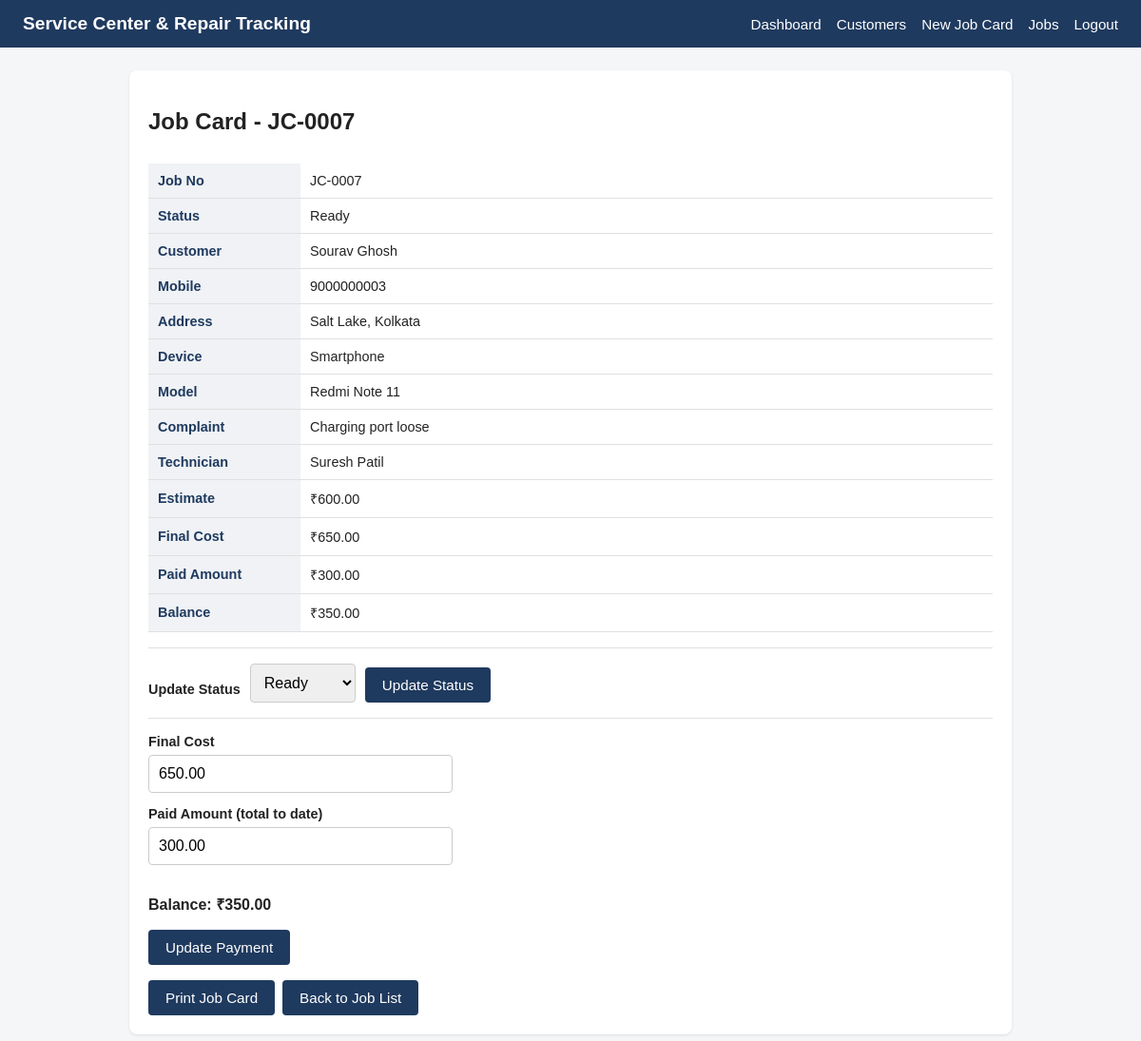
Screenshot of /job_details.php?id=7 (signed in) with the database file from the repository.
### tables this page shows
CREATE TABLE IF NOT EXISTS jobs (
    id INT AUTO_INCREMENT PRIMARY KEY,
    job_no VARCHAR(20) NOT NULL UNIQUE,
    customer_id INT NOT NULL,
    device_name VARCHAR(100) NOT NULL,
    model VARCHAR(100) NULL,
    complaint TEXT NULL,
    technician VARCHAR(100) NULL,
    estimate DECIMAL(10,2) NOT NULL DEFAULT 0,
    final_cost DECIMAL(10,2) NOT NULL DEFAULT 0,
    paid_amount DECIMAL(10,2) NOT NULL DEFAULT 0,
    status ENUM('Received','Checking','Repairing','Ready','Delivered') NOT NULL DEFAULT 'Received',
    CONSTRAINT fk_jobs_customer FOREIGN KEY (customer_id) REFERENCES customers(id)
);

CREATE TABLE IF NOT EXISTS customers (
    id INT AUTO_INCREMENT PRIMARY KEY,
    name VARCHAR(100) NOT NULL,
    mobile VARCHAR(20) NOT NULL,
    address VARCHAR(255) NULL
);

### job_details.php (the view, shortened to what this page needs)
<?php
require 'config/db.php';
$jobId = isset($_GET['id']) ? (int) $_GET['id'] : 0;
$statuses = ['Received', 'Checking', 'Repairing', 'Ready', 'Delivered'];
$paymentErrors = [];
$job   = null;
$error = '';
if ($jobId > 0) {
    $stmt = $pdo->prepare(
        'SELECT j.id, j.job_no, j.device_name, j.model, j.complaint, j.technician,
                j.estimate, j.final_cost, j.paid_amount, j.status,
                c.name AS customer_name, c.mobile AS customer_mobile, c.address AS customer_address
         FROM jobs j
         JOIN customers c ON c.id = j.customer_id
         WHERE j.id = ?'
    );
    $stmt->execute([$jobId]);
    $job = $stmt->fetch();
}
$balance = $job ? ($job['final_cost'] - $job['paid_amount']) : 0;
$finalValue = (!empty($paymentErrors) && $job) ? ($_POST['final_cost'] ?? '')  : ($job['final_cost'] ?? '');
$paidValue  = (!empty($paymentErrors) && $job) ? ($_POST['paid_amount'] ?? '') : ($job['paid_amount'] ?? '');
require 'includes/header.php';
?>
<div class="card">
    <?php if ($error): ?>
        <div class="error"><?= htmlspecialchars($error) ?></div>
        <a href="jobs.php" class="btn">Back to Job List</a>
    <?php else: ?>
        <h2>Job Card - <?= htmlspecialchars($job['job_no']) ?></h2>
        <div class="table-wrap">
        <table class="data-table detail-table">
            <tbody>
                <tr><th>Job No</th><td><?= htmlspecialchars($job['job_no']) ?></td></tr>
                <tr><th>Status</th><td><?= htmlspecialchars($job['status']) ?></td></tr>
                <tr><th>Customer</th><td><?= htmlspecialchars($job['customer_name']) ?></td></tr>
                <tr><th>Mobile</th><td><?= htmlspecialchars($job['customer_mobile']) ?></td></tr>
                <tr><th>Address</th><td><?= htmlspecialchars($job['customer_address'] ?? '') ?></td></tr>
                <tr><th>Device</th><td><?= htmlspecialchars($job['device_name']) ?></td></tr>
                <tr><th>Model</th><td><?= htmlspecialchars($job['model'] ?? '') ?></td></tr>
                <tr><th>Complaint</th><td><?= nl2br(htmlspecialchars($job['complaint'] ?? '')) ?></td></tr>
                <tr><th>Technician</th><td><?= htmlspecialchars($job['technician'] ?? '') ?></td></tr>
                <tr><th>Estimate</th><td>&#8377;<?= number_format((float) $job['estimate'], 2) ?></td></tr>
                <tr><th>Final Cost</th><td>&#8377;<?= number_format((float) $job['final_cost'], 2) ?></td></tr>
                <tr><th>Paid Amount</th><td>&#8377;<?= number_format((float) $job['paid_amount'], 2) ?></td></tr>
                <tr><th>Balance</th><td>&#8377;<?= number_format((float) $balance, 2) ?></td></tr>
            </tbody>
        </table>
        </div>
        <form method="post" action="job_details.php?id=<?= (int) $jobId ?>" id="statusForm" class="status-form">
            <label for="statusSelect">Update Status</label>
            <select name="status" id="statusSelect">
                <?php foreach ($statuses as $s): ?>
                    <option value="<?= htmlspecialchars($s) ?>" <?= $s === $job['status'] ? 'selected' : '' ?>><?= htmlspecialchars($s) ?></option>
                <?php endforeach; ?>
            </select>
            <button type="submit">Update Status</button>
        </form>
        <form method="post" action="job_details.php?id=<?= (int) $jobId ?>" id="paymentForm" class="payment-form">
            <label for="final_cost">Final Cost</label>
            <input type="number" step="0.01" min="0" name="final_cost" id="final_cost"
                   value="<?= htmlspecialchars((string) $finalValue) ?>" required>
            <label for="paid_amount">Paid Amount (total to date)</label>
            <input type="number" step="0.01" min="0" name="paid_amount" id="paid_amount"
                   value="<?= htmlspecialchars((string) $paidValue) ?>" required>
            <p><strong>Balance: &#8377;<span id="balanceDisplay"><?= number_format((float) $balance, 2) ?></span></strong></p>
            <button type="submit">Update Payment</button>
        </form>
        <div class="btn-row">
            <a href="print_job.php?id=<?= (int) $jobId ?>" class="btn" target="_blank">Print Job Card</a>
            <a href="jobs.php" class="btn">Back to Job List</a>
        </div>
    <?php endif; ?>
</div>
<?php require 'includes/footer.php'; ?>

### assets/css/style.css (style rules this page uses)
* { box-sizing: border-box; }
body { margin: 0; font-family: Arial, Helvetica, sans-serif; background: #f4f6f8; color: #222; }
.card { background: #fff; border-radius: 8px; padding: 20px; box-shadow: 0 1px 3px rgba(0,0,0,0.1); margin-bottom: 20px; }
label { display: block; margin-bottom: 6px; font-weight: bold; font-size: 0.9rem; }
input[type="text"], input[type="password"], input[type="number"], select, textarea { width: 100%; padding: 10px; margin-bottom: 14px; border: 1px solid #ccc; border-radius: 4px; font-size: 1rem; }
button, .btn { background: #1f3a5f; color: #fff; border: none; padding: 10px 18px; border-radius: 4px; cursor: pointer; font-size: 0.95rem; text-decoration: none; display: inline-block; }
.data-table { width: 100%; border-collapse: collapse; margin-top: 10px; }
.data-table th, .data-table td { text-align: left; padding: 10px; border-bottom: 1px solid #e0e0e0; font-size: 0.9rem; }
.data-table th { background: #f0f2f5; color: #1f3a5f; }
.data-table td { vertical-align: top; overflow-wrap: break-word; }
.table-wrap { overflow-x: auto; -webkit-overflow-scrolling: touch; }
.detail-table { table-layout: fixed; }
.detail-table th { width: 160px; }
.detail-table td { overflow-wrap: anywhere; }
.status-form { display: flex; align-items: flex-end; gap: 10px; margin-top: 16px; padding-top: 16px; border-top: 1px solid #e0e0e0; }
.status-form label { margin-bottom: 6px; }
.status-form select { width: auto; margin-bottom: 0; }
.form-actions, .btn-row { display: flex; flex-wrap: wrap; gap: 8px; }
.btn-row { margin-top: 16px; }
.payment-form { margin-top: 16px; padding-top: 16px; border-top: 1px solid #e0e0e0; }
.payment-form input[type="number"] { max-width: 320px; }

### rows the page displays
jobs: job_no "JC-0007", status "Ready", customer.name "Sourav Ghosh", customer.mobile "9000000003", customer.address "Salt Lake, Kolkata", device_name "Smartphone", model "Redmi Note 11", complaint "Charging port loose", technician "Suresh Patil", estimate "600.00", final_cost "650.00", paid_amount "300.00", balance "350.00"
